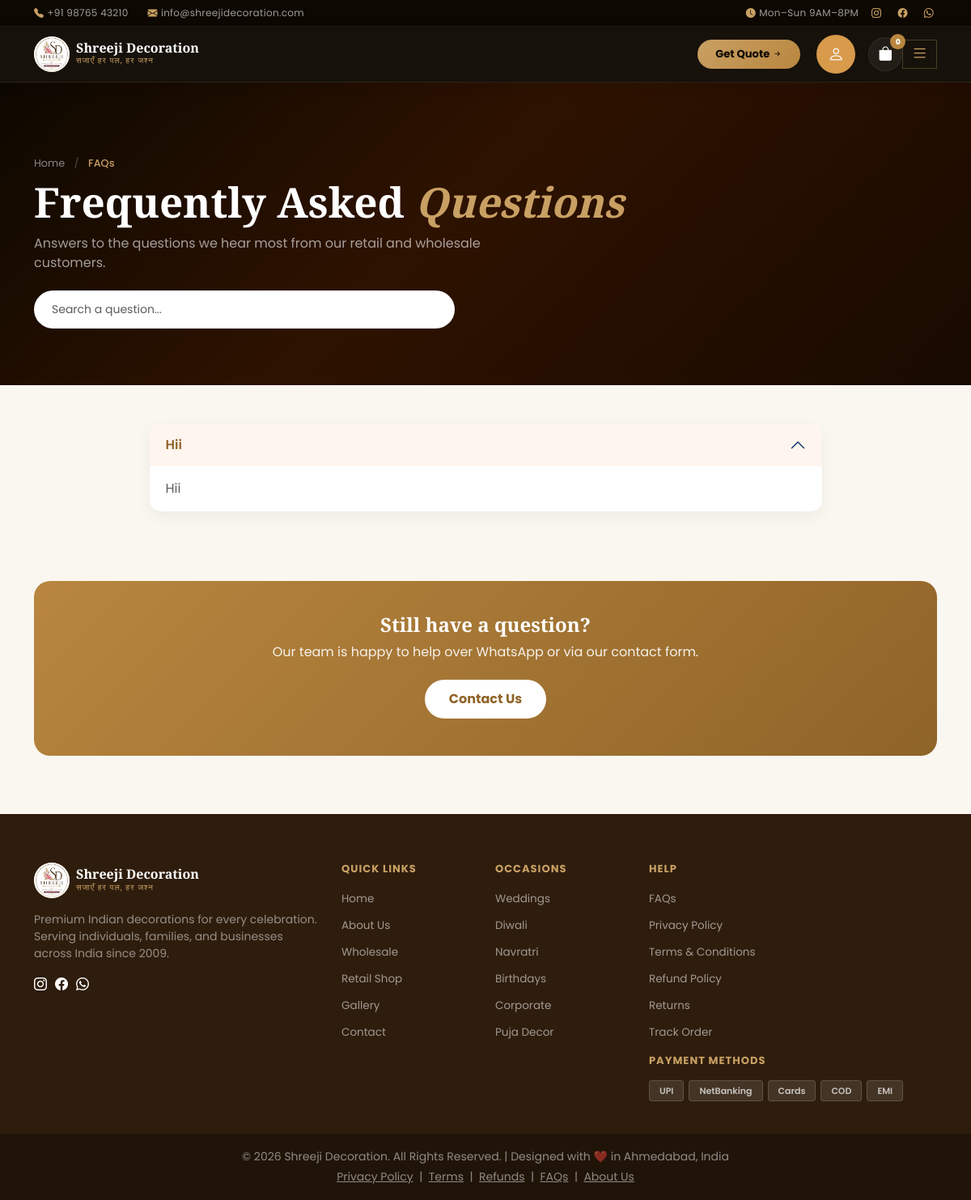
The app's page /faq.php with its own data.
### tables this page shows
CREATE TABLE `settings` (
  `id` int(11) NOT NULL,
  `website_name` varchar(255) DEFAULT NULL,
  `phone` varchar(20) DEFAULT NULL,
  `email` varchar(255) DEFAULT NULL,
  `address` text DEFAULT NULL,
  `instagram` varchar(255) DEFAULT NULL,
  `facebook` varchar(255) DEFAULT NULL,
  `whatsapp` varchar(20) DEFAULT NULL,
  `gst_percent` int(11) DEFAULT NULL,
  `delivery_charge` int(11) DEFAULT NULL,
  `logo` varchar(255) DEFAULT NULL,
  `hero_title` text DEFAULT NULL,
  `hero_subtitle` text DEFAULT NULL,
  `about_text` text DEFAULT NULL,
  `footer_text` text DEFAULT NULL,
  `map_link` text DEFAULT NULL,
  `shop_timing` varchar(255) DEFAULT NULL,
  `copyright_text` text DEFAULT NULL,
  `youtube` varchar(255) DEFAULT NULL,
  `twitter` varchar(255) DEFAULT NULL,
  `linkedin` varchar(255) DEFAULT NULL,
  `meta_description` text DEFAULT NULL,
  `meta_keywords` text DEFAULT NULL,
  `favicon` varchar(255) DEFAULT NULL,
  `hero_btn_text` varchar(255) DEFAULT NULL,
  `hero_btn_link` varchar(255) DEFAULT NULL,
  `hero_btn2_text` varchar(255) DEFAULT NULL,
  `about_image` varchar(255) DEFAULT NULL,
  `footer_logo` varchar(255) DEFAULT NULL,
  `shop_latitude` varchar(50) DEFAULT NULL,
  `shop_longitude` varchar(50) DEFAULT NULL,
  `free_delivery_km` int(11) DEFAULT 3,
  `free_delivery_charge` decimal(10,2) DEFAULT 0.00,
  `medium_delivery_km` int(11) DEFAULT 10,
  `medium_delivery_charge` decimal(10,2) DEFAULT 50.00,
  `long_delivery_charge` decimal(10,2) DEFAULT 120.00,
  `free_delivery_order_amount` decimal(10,2) NOT NULL DEFAULT 0.00,
  `total_products` varchar(50) DEFAULT '200+',
  `happy_customers` varchar(50) DEFAULT '5000+',
  `avg_rating` varchar(50) DEFAULT '4.9★',
  `free_delivery_amount` int(11) DEFAULT 999,
  `return_policy_days` int(11) DEFAULT 7,
  `smtp_host` varchar(255) DEFAULT NULL,
  `smtp_port` varchar(50) DEFAULT NULL,
  `smtp_email` varchar(255) DEFAULT NULL,
  `smtp_password` varchar(255) DEFAULT NULL,
  `wholesale_catalogue` varchar(255) DEFAULT NULL,
  `footer_tagline` varchar(255) DEFAULT NULL,
  `footer_newsletter_heading` varchar(100) DEFAULT NULL,
  `footer_newsletter_text` varchar(255) DEFAULT NULL,
  `footer_payment_methods` varchar(255) DEFAULT NULL,
  `wholesale_hero_title` varchar(255) DEFAULT NULL,
  `wholesale_hero_subtitle` text DEFAULT NULL,
  `wholesale_stat1_num` varchar(30) DEFAULT NULL,
  `wholesale_stat1_label` varchar(60) DEFAULT NULL,
  `wholesale_stat2_num` varchar(30) DEFAULT NULL,
  `wholesale_stat2_label` varchar(60) DEFAULT NULL,
  `wholesale_stat3_num` varchar(30) DEFAULT NULL,
  `wholesale_stat3_label` varchar(60) DEFAULT NULL,
  `wholesale_stat4_num` varchar(30) DEFAULT NULL,
  `wholesale_stat4_label` varchar(60) DEFAULT NULL,
  `wholesale_group_link` varchar(255) DEFAULT NULL,
  `wholesale_group_heading` varchar(100) DEFAULT NULL,
  `wholesale_group_text` varchar(255) DEFAULT NULL,
  `wholesale_catalogue_heading` varchar(100) DEFAULT NULL,
  `wholesale_catalogue_text` varchar(255) DEFAULT NULL,
  `wholesale_phone` varchar(20) DEFAULT NULL,
  `wholesale_email` varchar(255) DEFAULT NULL,
  `retail_hero_badge` varchar(100) DEFAULT NULL,
  `retail_hero_title` varchar(255) DEFAULT NULL,
  `retail_hero_subtitle` text DEFAULT NULL,
  `retail_kpi4_num` varchar(30) DEFAULT NULL,
  `retail_kpi4_label` varchar(60) DEFAULT NULL,
  `retail_banner_chip` varchar(100) DEFAULT NULL,
  `retail_banner_heading` varchar(255) DEFAULT NULL,
  `retail_banner_text` text DEFAULT NULL,
  `retail_switch_heading` varchar(255) DEFAULT NULL,
  `retail_switch_text` text DEFAULT NULL,
  `razorpay_enabled` tinyint(1) NOT NULL DEFAULT 0,
  `razorpay_mode` varchar(10) NOT NULL DEFAULT 'test',
  `razorpay_key_id` varchar(100) DEFAULT NULL,
  `razorpay_key_secret` varchar(100) DEFAULT NULL,
  `razorpay_webhook_secret` varchar(100) DEFAULT NULL
);

CREATE TABLE `faq` (
  `id` int(11) NOT NULL,
  `question` text DEFAULT NULL,
  `answer` longtext DEFAULT NULL,
  `display_order` int(11) DEFAULT 0,
  `status` tinyint(4) DEFAULT 1
);

### faq.php (the view, shortened to what the rows shown need)
<?php
require_once 'config/db.php';
$faqQuery = mysqli_query($conn, "
    SELECT *
    FROM faq
    WHERE status = 1
    ORDER BY display_order ASC, id ASC
");
$settingsQuery = mysqli_query($conn, "SELECT * FROM settings LIMIT 1");
$settings = mysqli_fetch_assoc($settingsQuery);
?>
<!DOCTYPE html>
<html lang="en">
<head>
    <link rel="stylesheet" href="https://cdn.jsdelivr.net/npm/bootstrap@5.3.3/dist/css/bootstrap.min.css" />
    <link rel="stylesheet" href="https://cdn.jsdelivr.net/npm/bootstrap-icons@1.11.3/font/bootstrap-icons.min.css" />
    <link rel="stylesheet" href="style.css" />
    <link rel="stylesheet" href="css/customer-login.css">
</head>
<body>
    <?php include 'includes/header.php'; ?>
    <section class="faq-hero">
        <div class="container">
            <h1>Frequently Asked <em style="color:#C9A063;font-style:italic;">Questions</em></h1>
        </div>
    </section>
    <section class="py-5">
        <div class="container">
            <div class="row justify-content-center">
                <div class="col-lg-9">
                    <?php if ($faqQuery && mysqli_num_rows($faqQuery) > 0) { ?>
                        <div class="accordion" id="faqAccordion">
                            <?php
                            $i = 0;
                            while ($faq = mysqli_fetch_assoc($faqQuery)) {
                                $i++;
                                $collapseId = 'faqItem' . $i;
                            ?>
                                <div class="accordion-item faq-item" data-question="<?= htmlspecialchars(strtolower($faq['question']), ENT_QUOTES, 'UTF-8'); ?>">
                                    <h2 class="accordion-header">
                                        <button class="accordion-button <?= $i === 1 ? '' : 'collapsed'; ?>" type="button" data-bs-toggle="collapse" data-bs-target="#<?= $collapseId; ?>">
                                            <?= htmlspecialchars($faq['question'], ENT_QUOTES, 'UTF-8'); ?>
                                        </button>
                                    </h2>
                                    <div id="<?= $collapseId; ?>" class="accordion-collapse collapse <?= $i === 1 ? 'show' : ''; ?>" data-bs-parent="#faqAccordion">
                                        <div class="accordion-body text-muted">
                                            <?= nl2br(htmlspecialchars($faq['answer'], ENT_QUOTES, 'UTF-8')); ?>
                                        </div>
                                    </div>
                                </div>
                            <?php } ?>
                        </div>
                    <?php } ?>
                </div>
            </div>
        </div>
    </section>
    <?php include 'includes/footer.php'; ?>
</body>
</html>

### includes/header.php (shortened to what the rows shown need)
<nav class="main-nav" id="mainNav">
    <div class="container d-flex align-items-center justify-content-between">
        <a href="index.php"
            class="d-flex align-items-center gap-2"
            style="text-decoration:none">
            <div class="brand-icon" style="width:44px;height:44px;border-radius:50%;overflow:hidden;flex-shrink:0;">
                <img src="uploads/site-content/<?= !empty($settings['logo']) ? htmlspecialchars($settings['logo']) : 'logo.jpg' ?>" alt="Shreeji Decoration" style="width:100%;height:100%;object-fit:cover;display:block;">
            </div>
        </a>
    </div>
</nav>

### includes/footer.php (shortened to what the rows shown need)
<footer class="main-footer">
  <div class="footer-top">
    <div class="container">
      <div class="row g-4">
        <div class="col-lg-4">
          <div class="footer-brand d-flex align-items-center gap-2 mb-3">
            <div class="brand-icon" style="width:44px;height:44px;border-radius:50%;overflow:hidden;flex-shrink:0;"><img src="uploads/site-content/<?= !empty($settings['logo']) ? htmlspecialchars($settings['logo']) : 'logo.jpg' ?>" alt="Shreeji Decoration" style="width:100%;height:100%;object-fit:cover;display:block;"></div>
            <div>
              <div class="brand-name">
                <?= htmlspecialchars($settings['website_name'] ?? 'Shreeji Decoration'); ?>
              </div>
              <div class="brand-tagline" style="color:#C9A063">सजाएँ हर पल, हर जश्न</div>
            </div>
          </div>
        </div>
      </div>
    </div>
  </div>
  <div class="footer-bottom text-center">
    <div class="container">
      <p class="mb-0 small text-white-50">© <?= date('Y'); ?> <?= htmlspecialchars($settings['website_name'] ?? 'Shreeji Decoration'); ?>.
        All Rights Reserved. | Designed with ❤️ in Ahmedabad, India</p>
      <p class="mb-0 small text-white-50 mt-1">
        <a href="privacy-policy.php" class="text-white-50">Privacy Policy</a> &nbsp;|&nbsp;
        <a href="terms.php" class="text-white-50">Terms</a> &nbsp;|&nbsp;
        <a href="refund-policy.php" class="text-white-50">Refunds</a> &nbsp;|&nbsp;
        <a href="faq.php" class="text-white-50">FAQs</a> &nbsp;|&nbsp;
        <a href="about.php" class="text-white-50">About Us</a>
      </p>
    </div>
  </div>
</footer>

### records on screen
settings: logo (picture), website_name "Shreeji Decoration"
faq: question "Hii", answer "Hii"
